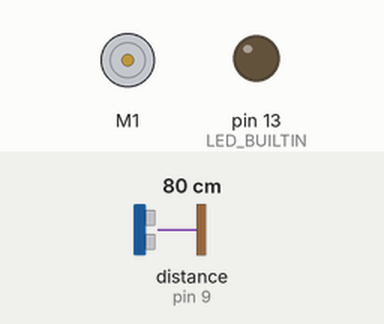
A sketch run on a simulated Arduino Uno, built with avr-gcc and run on an emulated ATmega328P. Parts: DC motor (green arrow = forward, orange = backward, longer = faster), output pins drawn as LEDs (lit = HIGH). The test bench sets the inputs (shaded band); at power-on: distance to the obstacle (sensor on pin 9) 80 cm. The echo pulse lasts 58.3 µs per cm; sleep ends after the set time or at an interrupt.

Above: at 2.8 s.
2.9 s: distance to the obstacle (sensor on pin 9) set to 10 cm
4.4 s: distance to the obstacle (sensor on pin 9) set to 7 cm
At 5.5 s:
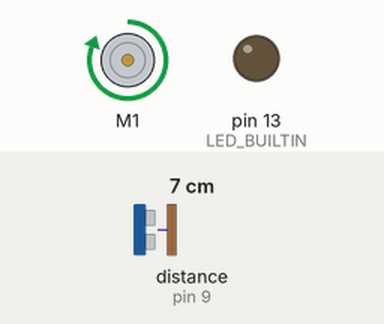
8.6 s: distance to the obstacle (sensor on pin 9) set to 9 cm
At 9.8 s:
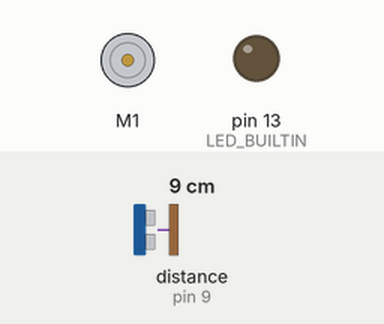
10.1 s: distance to the obstacle (sensor on pin 9) set to 2 cm
At 11.1 s:
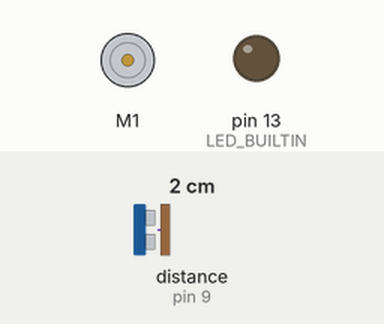
Timing chart, 0 to 15.2 s (numbered marks = the images above; inputs shaded):
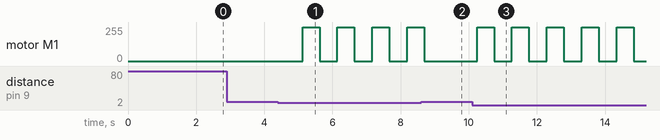

The sketch:

AutomaticSoapDispensor.ino
```cpp
/*
Program Briefing :
----------------
This program is made for Arduino Uno with L293D Motor shield, Ultrasonic sensor and a DC Pump designed with the purpose to serve as an automatic soap dispensor.
With the intent to save some power, Arduino Uno periodically goes to sleep for 1 second after which it checks for any objects using it's ultrasonic sensor.
If there is something, It turns on the pump for half a second and then turns it off.

Configuration :
-------------
  Ultrasonic :
    1) TRIG - 10
    2) ECHO - 9

  Motor Shield port :
    1) Port - 1 also known as M1

Program flow :
------------

1) Create and initialize Ultrasonic and Motor Shield objects.
2) Intialize and Configure the WatchDog Timer for an interrupt every 1 second.
3) Go to sleep.
4) At Watchdog interrupt, Wake up and get reading from ultrasonic sensor.
5) If the reading is smaller than the defined THRESHOLD then start the pump for 0.5 seconds.
6) Repeat Steps 3, 4, 5.
*/

// Core libraries
#include <avr/sleep.h>
#include <avr/wdt.h>
#include <avr/interrupt.h>

#include <Ultrasonic.h>               // Made by Erick Simoes
#include <AFMotor.h>                  // Made by Adafruit

#define TURN_OFF_BUILTIN_LED(void) pinMode(LED_BUILTIN, OUTPUT); digitalWrite(LED_BUILTIN, LOW);
#define THRESHOLD 8

// Creating Control objects. (Ultrasonic ---- sensor, DC Pump ---- pump)
Ultrasonic sensor(10, 9);
AF_DCMotor pump(1);
void setup() {
  ADCSRA &= ~(1 << ADEN); // Disabling the ADCs since we are not using them.
  TURN_OFF_BUILTIN_LED();

  // Configuring pump.
  pump.setSpeed(255);  // Configured at MAX SPEED (255) but can be configured with lower speed to decrease power usage.
  pump.run(RELEASE);

  // Set up a Watchdog Timer.
  cli();
  wdt_reset();
  WDTCSR |= (1 << WDCE) | (1 << WDE);
  WDTCSR = (1 << WDP2) | (1 << WDP1);  // Watchdog Timer set to 1 Sec interrupt.
  WDTCSR |= (1 << WDIE);
  sei();
}

void loop() {
  // Put the arduino into deep sleep mode. (Essential for saving power.)
  set_sleep_mode(SLEEP_MODE_PWR_DOWN);
  sleep_enable();
  sleep_mode();

  // Upon Interrupt, the code will resume from here.
  int distance = sensor.read();  // get sensor reading. distance is in centimeters.
  if (distance <= THRESHOLD) {   // check sensor reading
    pump.run(FORWARD);
    delay(500);
    pump.run(RELEASE);
  }
}

ISR(WDT_vect) {}
```

Measured:
- the behaviour switches between 9 and 8 cm on distance to the obstacle (sensor on pin 9) (found by bisection; images 0 and 1)
- after the input at 2.9 s, every drawn part: stays the same
- after the input at 4.4 s, motor M1: alternates forward 255/255 for 0.50 s and stopped for 0.52 s, starting after 0.72 s
- after the input at 8.6 s, motor M1: goes on until 8.7 s, then stays stopped
- after the input at 10.1 s, motor M1: alternates forward 255/255 for 0.50 s and stopped for 0.52 s, starting after 0.14 s
